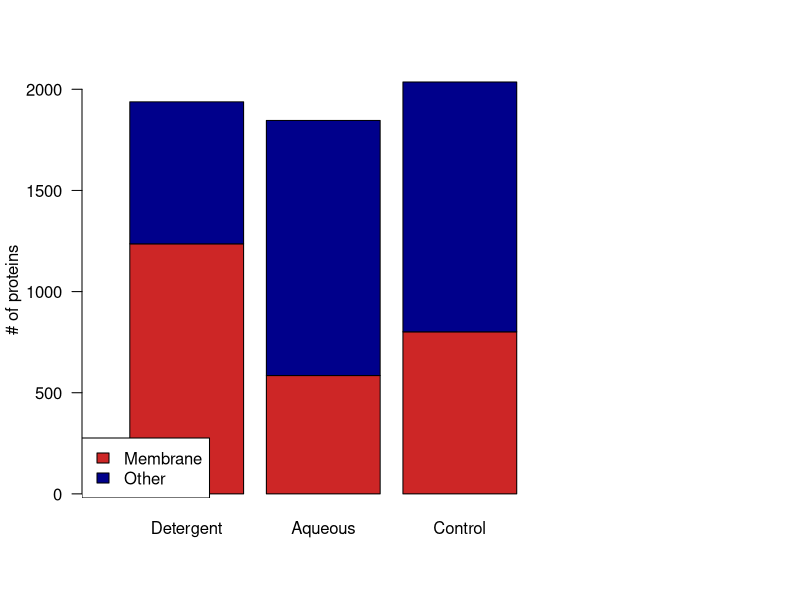
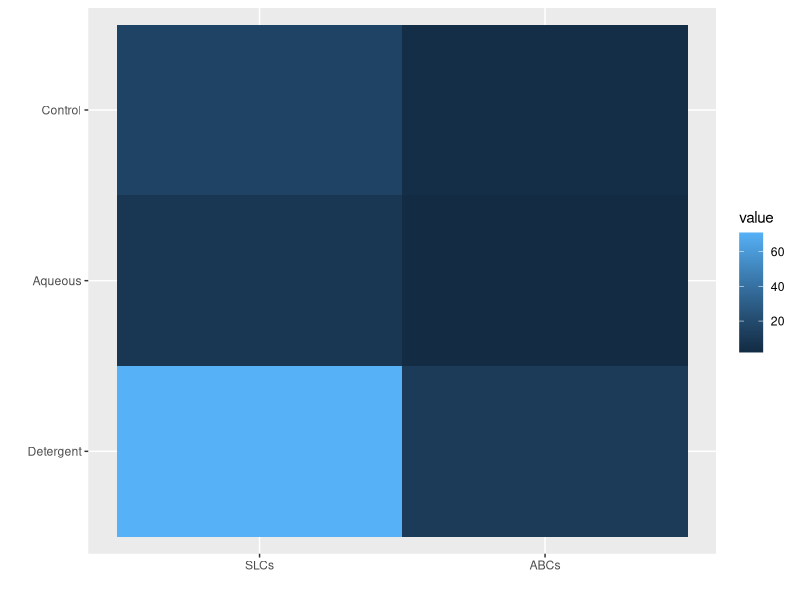

R code for these plots, in order:
# Making a stacked bar plot

# For subcellular localization
totals <- c(1938,1846,2036)
membrane <- c(1236,585,801)
other <- totals-membrane
vec <- rbind(membrane, other)
colnames(vec) <- c("Detergent", "Aqueous", "Control")
mat <- as.matrix(vec)

pdf("~/MP_RStudio_May2014/Triton_X-114/StackedBarplot_PhaseDistrib.pdf")
barplot(mat, col=c("Firebrick3", "darkblue"), cex.names = 1, las=1, xlim=c(0, 5.5), ylab="# of proteins")
legend("bottomleft", legend = c("Membrane", "Other"), fill = c("Firebrick3", "darkblue"))
dev.off();


# SLCs/ABCs
slc <- c(71,9,16)
abc <- c(11,2,4)
v <- rbind(slc,abc)
rownames(v) <- c("SLCs", "ABCs")
colnames(v) <- c("Detergent", "Aqueous", "Control")
m <- as.matrix(v)

# Plot with ggplot requires long data format
require(reshape2)
melt.mat <- melt(m)

require(ggplot2)
require(RColorBrewer)
lp.col <- brewer.pal(8, "Reds")
lp <- ggplot(melt.mat, aes(x=Var1, y=Var2, fill=value)) + geom_tile() + ylab("") + xlab("") 
pdf("~/MP_RStudio_May2014/Triton_X-114/Levelplot_ggplot.pdf")
lp
dev.off();